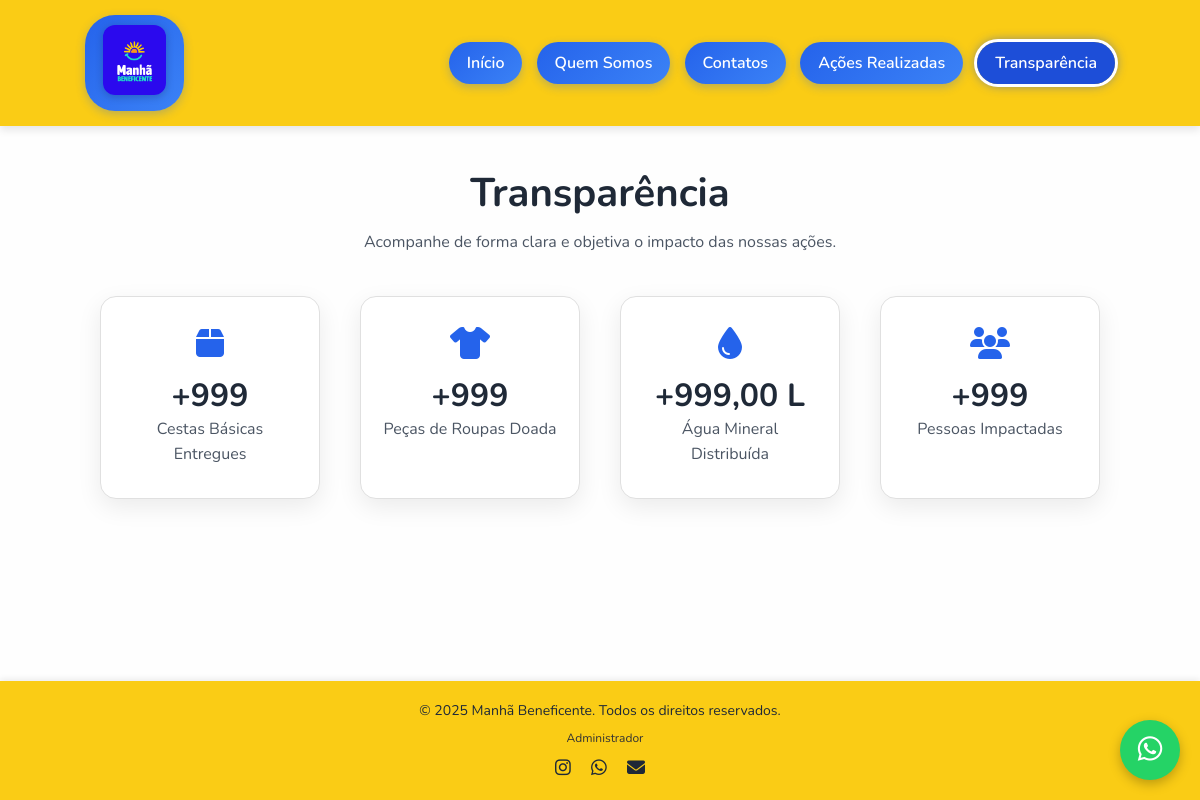
The app's page /transparencia/ with its own data.
### doacoes/models.py (models this page shows, shortened)
class RegistroDoacoes(models.Model):
    data_registro = models.DateField("Data do Registro", auto_now_add=True)
    cestas_basicas = models.PositiveIntegerField("Cestas Básicas", default=0)
    roupas = models.PositiveIntegerField("Roupas", default=0)
    familias_impactadas = models.PositiveIntegerField("Famílias Impactadas", default=0)
    alimentos_kg = models.DecimalField("Alimentos (kg)", max_digits=10, decimal_places=2, default=0)
    alimentos_ton = models.DecimalField("Alimentos (toneladas)", max_digits=10, decimal_places=2, default=0)
    agua_mineral_litros = models.DecimalField("Água Mineral (litros)", max_digits=10, decimal_places=2, default=0)
    class Meta:
        verbose_name = "Registro de Doações"
        verbose_name_plural = "Registros de Doações"

### doacoes/views.py (the view)
# urls.py: path('transparencia/', views.transparencia, name='transparencia'),
def transparencia(request):
    registro = RegistroDoacoes.objects.last()
    return render(request, 'transparencia.html', {'registro': registro})

### templates/transparencia.html (shortened to what this page needs)
<!DOCTYPE html>
{% load static %}
<html lang="pt-br">
<head>
  <link rel="stylesheet" href="{% static 'style_v3.css' %}">
  <link rel="stylesheet" href="https://cdnjs.cloudflare.com/ajax/libs/font-awesome/6.5.0/css/all.min.css">
</head>
<body>
  <header id="menu">
    <div class="menu-container">
      <a href="{% url 'index' %}">
        <img id="logotipo" src="{% static 'Imagens/Logo_Manha_azul.png' %}" alt="Logotipo da Manhã Beneficente">
      </a>
      <nav class="op">
        <a href="{% url 'index' %}" >Início</a>
<a href="{% url 'quemsomos' %}">Quem Somos</a>
<a href="{% url 'contatos' %}">Contatos</a>
<a href="{% url 'acoes' %}">Ações Realizadas</a>
<a href="{% url 'transparencia' %}" class="ativo">Transparência</a>
      </nav>
    </div>
  </header>
  <main class="transparencia-container">
    <section class="cabecalho-centralizado">
      <h1>Transparência</h1>
      <p>Acompanhe de forma clara e objetiva o impacto das nossas ações.</p>
    </section>
    {% if registro %}
    <section class="dados-transparencia">
      <div class="dado">
        <i class="fas fa-box"></i>
        <h2>+{{ registro.cestas_basicas }}</h2>
        <p>Cestas Básicas Entregues</p>
      </div>
      <div class="dado">
        <i class="fas fa-tshirt"></i>
        <h2>+{{ registro.roupas }}</h2>
        <p>Peças de Roupas Doada</p>
      </div>
      <div class="dado">
        <i class="fas fa-tint"></i>
        <h2>+{{ registro.agua_mineral_litros }} L</h2>
        <p>Água Mineral Distribuída</p>
      </div>
      <div class="dado">
        <i class="fas fa-users"></i>
        <h2>+{{ registro.familias_impactadas }}</h2>
        <p>Pessoas Impactadas</p>
      </div>
    </section>
    {% else %}
      <p style="text-align:center;">Ainda não há registros cadastrados.</p>
    {% endif %}
  </main>
  <a href="https://wa.me/5521976817615?text=Olá Gostei muito do seu projeto, gostaria de saber mais" class="whatsapp-float" target="_blank">
    <i class="fab fa-whatsapp"></i>
  </a>
  <footer>
    <div class="footer-container">
      <p class="footer-text">© 2025 Manhã Beneficente. Todos os direitos reservados.</p>
      <a href="/admin/" target="_blank" rel="noopener" style="font-size: 12px; color: inherit; text-decoration: none; margin-left: 10px;">Administrador</a>
      <div class="footer-social">
        <a href="https://www.instagram.com/manha_beneficente/" target="_blank"><i class="fab fa-instagram"></i></a>
        <a href="https://wa.me/5521976817615?text=Olá Gostei muito do seu projeto, gostaria de saber mais" target="_blank"><i class="fab fa-whatsapp"></i></a>
        <a href="mailto:manhabeneficente@hotmail.com"><i class="fas fa-envelope"></i></a>
      </div>
    </div>
  </footer>
</body>
</html>

### static/style_v3.css (style rules this page uses)
* { box-sizing: border-box; margin: 0; padding: 0; }
body { font-family: 'Nunito', sans-serif; background-color: #fefefe; color: #333; display: flex; flex-direction: column; min-height: 100vh; }
a { text-decoration: none; color: inherit; }
main { flex: 1; }
#menu { background-color: #facc15; padding: 10px 0; box-shadow: 0 4px 8px rgba(0, 0, 0, 0.1); }
.menu-container { display: flex; align-items: center; justify-content: space-between; max-width: 1100px; margin: 0 auto; padding: 0 30px; flex-wrap: wrap; }
#logotipo { height: 70px; border-radius: 12px; box-shadow: 0 2px 8px rgba(0, 0, 0, 0.2); }
#menu a { background: linear-gradient(135deg, #2563eb, #3b82f6); color: white; padding: 10px 18px; border-radius: 30px; font-weight: 600; margin: 5px; box-shadow: 0 3px 10px rgba(37, 99, 235, 0.3); transition: all 0.3s ease; }
.op a.ativo { background: #1d4ed8 !important; box-shadow: 0 0 0 3px white, 0 0 12px rgba(29, 78, 216, 0.8) !important; transform: scale(1.08) !important; }
footer { background-color: #facc15; text-align: center; padding: 20px 0; box-shadow: 0 -2px 6px rgba(0, 0, 0, 0.08); }
.footer-container { display: flex; flex-direction: column; align-items: center; gap: 10px; }
.footer-text { font-size: 14px; color: #1f2937; }
.footer-social a { color: #1f2937; font-size: 18px; margin: 0 8px; transition: transform 0.3s ease, color 0.3s ease; }
.whatsapp-float { position: fixed; bottom: 20px; right: 20px; width: 60px; height: 60px; background-color: #25d366; color: white; font-size: 28px; border-radius: 50%; text-align: center; line-height: 60px; box-shadow: 0 4px 12px rgba(0, 0, 0, 0.25); z-index: 999; transition: transform 0.3s ease; }
.sobre-acao, .acoes-container, .transparencia-container { max-width: 1200px; margin: 40px auto; padding: 0 20px; }
.imagem-texto .texto p, .card-acao p, .cabecalho-centralizado p, .dado p, .contato, .destaque { font-size: 16px; color: #4b5563; line-height: 1.6; }
.cabecalho-centralizado { text-align: center; margin-bottom: 40px; }
.cabecalho-centralizado h1 { font-size: 2.5em; margin-bottom: 10px; color: #1f2937; }
.dados-transparencia { display: flex; flex-wrap: wrap; justify-content: center; gap: 40px; margin-top: 40px; }
.dado { background-color: #fff; border-radius: 16px; border: 1px solid #e0e0e0; box-shadow: 0 8px 24px rgba(0, 0, 0, 0.08); text-align: center; padding: 30px 20px; width: 220px; transition: box-shadow 0.3s ease, transform 0.3s ease; }
.dado i { font-size: 32px; color: #2563eb; margin-bottom: 15px; }
.dado h2 { font-size: 32px; color: #1f2937; margin: 0; }

### records on screen
RegistroDoacoes: cestas_basicas "999", roupas "999", agua_mineral_litros "999,00", familias_impactadas "999"
